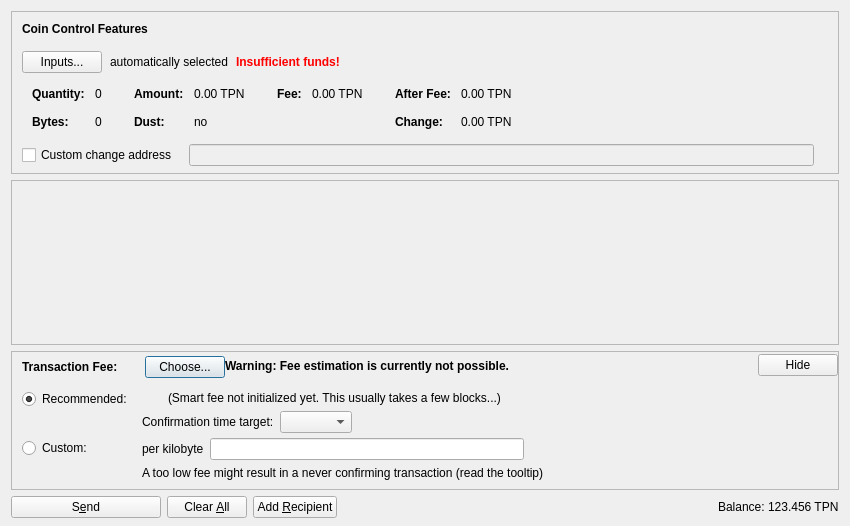
<?xml version="1.0" encoding="UTF-8"?>
<ui version="4.0">
 <class>SendCoinsDialog</class>
 <widget class="QDialog" name="SendCoinsDialog">
  <property name="geometry">
   <rect>
    <x>0</x>
    <y>0</y>
    <width>850</width>
    <height>526</height>
   </rect>
  </property>
  <property name="windowTitle">
   <string>Send Coins</string>
  </property>
  <layout class="QVBoxLayout" name="verticalLayout" stretch="0,1,0,0">
   <property name="bottomMargin">
    <number>8</number>
   </property>
   <item>
    <widget class="QFrame" name="frameCoinControl">
     <property name="sizePolicy">
      <sizepolicy hsizetype="Expanding" vsizetype="Expanding">
       <horstretch>0</horstretch>
       <verstretch>0</verstretch>
      </sizepolicy>
     </property>
     <property name="maximumSize">
      <size>
       <width>16777215</width>
       <height>16777215</height>
      </size>
     </property>
     <property name="frameShape">
      <enum>QFrame::StyledPanel</enum>
     </property>
     <property name="frameShadow">
      <enum>QFrame::Sunken</enum>
     </property>
     <layout class="QVBoxLayout" name="verticalLayoutCoinControl2">
      <property name="spacing">
       <number>0</number>
      </property>
      <property name="leftMargin">
       <number>0</number>
      </property>
      <property name="topMargin">
       <number>0</number>
      </property>
      <property name="rightMargin">
       <number>0</number>
      </property>
      <property name="bottomMargin">
       <number>6</number>
      </property>
      <item>
       <layout class="QVBoxLayout" name="verticalLayoutCoinControl" stretch="0,0,0,0,1">
        <property name="spacing">
         <number>0</number>
        </property>
        <property name="leftMargin">
         <number>10</number>
        </property>
        <property name="topMargin">
         <number>10</number>
        </property>
        <item>
         <layout class="QHBoxLayout" name="horizontalLayoutCoinControl1">
          <property name="bottomMargin">
           <number>15</number>
          </property>
          <item>
           <widget class="QLabel" name="labelCoinControlFeatures">
            <property name="sizePolicy">
             <sizepolicy hsizetype="Preferred" vsizetype="Maximum">
              <horstretch>0</horstretch>
              <verstretch>0</verstretch>
             </sizepolicy>
            </property>
            <property name="font">
             <font>
              <weight>75</weight>
              <bold>true</bold>
             </font>
            </property>
            <property name="styleSheet">
             <string notr="true">font-weight:bold;</string>
            </property>
            <property name="text">
             <string>Coin Control Features</string>
            </property>
           </widget>
          </item>
         </layout>
        </item>
        <item>
         <layout class="QHBoxLayout" name="horizontalLayoutCoinControl2" stretch="0,0,0,0">
          <property name="spacing">
           <number>8</number>
          </property>
          <property name="bottomMargin">
           <number>10</number>
          </property>
          <item>
           <widget class="QPushButton" name="pushButtonCoinControl">
            <property name="styleSheet">
             <string notr="true"/>
            </property>
            <property name="text">
             <string>Inputs...</string>
            </property>
            <property name="autoDefault">
             <bool>false</bool>
            </property>
           </widget>
          </item>
          <item>
           <widget class="QLabel" name="labelCoinControlAutomaticallySelected">
            <property name="text">
             <string>automatically selected</string>
            </property>
            <property name="margin">
             <number>5</number>
            </property>
           </widget>
          </item>
          <item>
           <widget class="QLabel" name="labelCoinControlInsuffFunds">
            <property name="font">
             <font>
              <weight>75</weight>
              <bold>true</bold>
             </font>
            </property>
            <property name="styleSheet">
             <string notr="true">color:red;font-weight:bold;</string>
            </property>
            <property name="text">
             <string>Insufficient funds!</string>
            </property>
            <property name="margin">
             <number>5</number>
            </property>
           </widget>
          </item>
          <item>
           <spacer name="horizontalSpacerCoinControl">
            <property name="orientation">
             <enum>Qt::Horizontal</enum>
            </property>
            <property name="sizeHint" stdset="0">
             <size>
              <width>40</width>
              <height>1</height>
             </size>
            </property>
           </spacer>
          </item>
         </layout>
        </item>
        <item>
         <widget class="QWidget" name="widgetCoinControl" native="true">
          <property name="sizePolicy">
           <sizepolicy hsizetype="Preferred" vsizetype="Preferred">
            <horstretch>0</horstretch>
            <verstretch>0</verstretch>
           </sizepolicy>
          </property>
          <property name="minimumSize">
           <size>
            <width>0</width>
            <height>0</height>
           </size>
          </property>
          <property name="styleSheet">
           <string notr="true"/>
          </property>
          <layout class="QHBoxLayout" name="horizontalLayoutCoinControl5">
           <property name="leftMargin">
            <number>0</number>
           </property>
           <property name="topMargin">
            <number>0</number>
           </property>
           <property name="rightMargin">
            <number>0</number>
           </property>
           <property name="bottomMargin">
            <number>0</number>
           </property>
           <item>
            <layout class="QHBoxLayout" name="horizontalLayoutCoinControl3" stretch="0,0,0,1">
             <property name="spacing">
              <number>20</number>
             </property>
             <property name="topMargin">
              <number>0</number>
             </property>
             <property name="bottomMargin">
              <number>10</number>
             </property>
             <item>
              <layout class="QFormLayout" name="formLayoutCoinControl1">
               <property name="horizontalSpacing">
                <number>10</number>
               </property>
               <property name="verticalSpacing">
                <number>14</number>
               </property>
               <property name="leftMargin">
                <number>10</number>
               </property>
               <property name="topMargin">
                <number>4</number>
               </property>
               <property name="rightMargin">
                <number>6</number>
               </property>
               <item row="0" column="0">
                <widget class="QLabel" name="labelCoinControlQuantityText">
                 <property name="font">
                  <font>
                   <weight>75</weight>
                   <bold>true</bold>
                  </font>
                 </property>
                 <property name="text">
                  <string>Quantity:</string>
                 </property>
                 <property name="margin">
                  <number>0</number>
                 </property>
                </widget>
               </item>
               <item row="0" column="1">
                <widget class="QLabel" name="labelCoinControlQuantity">
                 <property name="cursor">
                  <cursorShape>IBeamCursor</cursorShape>
                 </property>
                 <property name="contextMenuPolicy">
                  <enum>Qt::ActionsContextMenu</enum>
                 </property>
                 <property name="text">
                  <string notr="true">0</string>
                 </property>
                 <property name="margin">
                  <number>0</number>
                 </property>
                 <property name="textInteractionFlags">
                  <set>Qt::LinksAccessibleByMouse|Qt::TextSelectableByKeyboard|Qt::TextSelectableByMouse</set>
                 </property>
                </widget>
               </item>
               <item row="1" column="0">
                <widget class="QLabel" name="labelCoinControlBytesText">
                 <property name="font">
                  <font>
                   <weight>75</weight>
                   <bold>true</bold>
                  </font>
                 </property>
                 <property name="text">
                  <string>Bytes:</string>
                 </property>
                </widget>
               </item>
               <item row="1" column="1">
                <widget class="QLabel" name="labelCoinControlBytes">
                 <property name="cursor">
                  <cursorShape>IBeamCursor</cursorShape>
                 </property>
                 <property name="contextMenuPolicy">
                  <enum>Qt::ActionsContextMenu</enum>
                 </property>
                 <property name="text">
                  <string notr="true">0</string>
                 </property>
                 <property name="textInteractionFlags">
                  <set>Qt::LinksAccessibleByMouse|Qt::TextSelectableByKeyboard|Qt::TextSelectableByMouse</set>
                 </property>
                </widget>
               </item>
              </layout>
             </item>
             <item>
              <layout class="QFormLayout" name="formLayoutCoinControl2">
               <property name="horizontalSpacing">
                <number>10</number>
               </property>
               <property name="verticalSpacing">
                <number>14</number>
               </property>
               <property name="leftMargin">
                <number>6</number>
               </property>
               <property name="topMargin">
                <number>4</number>
               </property>
               <property name="rightMargin">
                <number>6</number>
               </property>
               <item row="0" column="0">
                <widget class="QLabel" name="labelCoinControlAmountText">
                 <property name="font">
                  <font>
                   <weight>75</weight>
                   <bold>true</bold>
                  </font>
                 </property>
                 <property name="text">
                  <string>Amount:</string>
                 </property>
                 <property name="margin">
                  <number>0</number>
                 </property>
                </widget>
               </item>
               <item row="0" column="1">
                <widget class="QLabel" name="labelCoinControlAmount">
                 <property name="cursor">
                  <cursorShape>IBeamCursor</cursorShape>
                 </property>
                 <property name="contextMenuPolicy">
                  <enum>Qt::ActionsContextMenu</enum>
                 </property>
                 <property name="text">
                  <string notr="true">0.00 TPN</string>
                 </property>
                 <property name="textInteractionFlags">
                  <set>Qt::LinksAccessibleByMouse|Qt::TextSelectableByKeyboard|Qt::TextSelectableByMouse</set>
                 </property>
                </widget>
               </item>
               <item row="1" column="0">
                <widget class="QLabel" name="labelCoinControlLowOutputText">
                 <property name="font">
                  <font>
                   <weight>75</weight>
                   <bold>true</bold>
                  </font>
                 </property>
                 <property name="text">
                  <string>Dust:</string>
                 </property>
                </widget>
               </item>
               <item row="1" column="1">
                <widget class="QLabel" name="labelCoinControlLowOutput">
                 <property name="cursor">
                  <cursorShape>IBeamCursor</cursorShape>
                 </property>
                 <property name="contextMenuPolicy">
                  <enum>Qt::ActionsContextMenu</enum>
                 </property>
                 <property name="text">
                  <string notr="true">no</string>
                 </property>
                 <property name="textInteractionFlags">
                  <set>Qt::LinksAccessibleByMouse|Qt::TextSelectableByKeyboard|Qt::TextSelectableByMouse</set>
                 </property>
                </widget>
               </item>
              </layout>
             </item>
             <item>
              <layout class="QFormLayout" name="formLayoutCoinControl3">
               <property name="horizontalSpacing">
                <number>10</number>
               </property>
               <property name="verticalSpacing">
                <number>14</number>
               </property>
               <property name="leftMargin">
                <number>6</number>
               </property>
               <property name="topMargin">
                <number>4</number>
               </property>
               <property name="rightMargin">
                <number>6</number>
               </property>
               <item row="0" column="0">
                <widget class="QLabel" name="labelCoinControlFeeText">
                 <property name="font">
                  <font>
                   <weight>75</weight>
                   <bold>true</bold>
                  </font>
                 </property>
                 <property name="text">
                  <string>Fee:</string>
                 </property>
                 <property name="margin">
                  <number>0</number>
                 </property>
                </widget>
               </item>
               <item row="0" column="1">
                <widget class="QLabel" name="labelCoinControlFee">
                 <property name="cursor">
                  <cursorShape>IBeamCursor</cursorShape>
                 </property>
                 <property name="contextMenuPolicy">
                  <enum>Qt::ActionsContextMenu</enum>
                 </property>
                 <property name="text">
                  <string notr="true">0.00 TPN</string>
                 </property>
                 <property name="textInteractionFlags">
                  <set>Qt::LinksAccessibleByMouse|Qt::TextSelectableByKeyboard|Qt::TextSelectableByMouse</set>
                 </property>
                </widget>
               </item>
              </layout>
             </item>
             <item>
              <layout class="QFormLayout" name="formLayoutCoinControl4">
               <property name="horizontalSpacing">
                <number>10</number>
               </property>
               <property name="verticalSpacing">
                <number>14</number>
               </property>
               <property name="leftMargin">
                <number>6</number>
               </property>
               <property name="topMargin">
                <number>4</number>
               </property>
               <property name="rightMargin">
                <number>6</number>
               </property>
               <item row="0" column="0">
                <widget class="QLabel" name="labelCoinControlAfterFeeText">
                 <property name="font">
                  <font>
                   <weight>75</weight>
                   <bold>true</bold>
                  </font>
                 </property>
                 <property name="text">
                  <string>After Fee:</string>
                 </property>
                 <property name="margin">
                  <number>0</number>
                 </property>
                </widget>
               </item>
               <item row="0" column="1">
                <widget class="QLabel" name="labelCoinControlAfterFee">
                 <property name="cursor">
                  <cursorShape>IBeamCursor</cursorShape>
                 </property>
                 <property name="contextMenuPolicy">
                  <enum>Qt::ActionsContextMenu</enum>
                 </property>
                 <property name="text">
                  <string notr="true">0.00 TPN</string>
                 </property>
                 <property name="textInteractionFlags">
                  <set>Qt::LinksAccessibleByMouse|Qt::TextSelectableByKeyboard|Qt::TextSelectableByMouse</set>
                 </property>
                </widget>
               </item>
               <item row="1" column="0">
                <widget class="QLabel" name="labelCoinControlChangeText">
                 <property name="font">
                  <font>
                   <weight>75</weight>
                   <bold>true</bold>
                  </font>
                 </property>
                 <property name="text">
                  <string>Change:</string>
                 </property>
                </widget>
               </item>
               <item row="1" column="1">
                <widget class="QLabel" name="labelCoinControlChange">
                 <property name="cursor">
                  <cursorShape>IBeamCursor</cursorShape>
                 </property>
                 <property name="contextMenuPolicy">
                  <enum>Qt::ActionsContextMenu</enum>
                 </property>
                 <property name="text">
                  <string notr="true">0.00 TPN</string>
                 </property>
                 <property name="textInteractionFlags">
                  <set>Qt::LinksAccessibleByMouse|Qt::TextSelectableByKeyboard|Qt::TextSelectableByMouse</set>
                 </property>
                </widget>
               </item>
              </layout>
             </item>
            </layout>
           </item>
          </layout>
         </widget>
        </item>
        <item>
         <layout class="QHBoxLayout" name="horizontalLayoutCoinControl4" stretch="0,0,0">
          <property name="spacing">
           <number>12</number>
          </property>
          <property name="sizeConstraint">
           <enum>QLayout::SetDefaultConstraint</enum>
          </property>
          <property name="topMargin">
           <number>5</number>
          </property>
          <property name="rightMargin">
           <number>5</number>
          </property>
          <item>
           <widget class="QCheckBox" name="checkBoxCoinControlChange">
            <property name="toolTip">
             <string>If this is activated, but the change address is empty or invalid, change will be sent to a newly generated address.</string>
            </property>
            <property name="text">
             <string>Custom change address</string>
            </property>
           </widget>
          </item>
          <item>
           <widget class="QValidatedLineEdit" name="lineEditCoinControlChange">
            <property name="enabled">
             <bool>false</bool>
            </property>
            <property name="sizePolicy">
             <sizepolicy hsizetype="Expanding" vsizetype="Fixed">
              <horstretch>0</horstretch>
              <verstretch>0</verstretch>
             </sizepolicy>
            </property>
           </widget>
          </item>
          <item>
           <widget class="QLabel" name="labelCoinControlChangeLabel">
            <property name="sizePolicy">
             <sizepolicy hsizetype="Preferred" vsizetype="Expanding">
              <horstretch>0</horstretch>
              <verstretch>0</verstretch>
             </sizepolicy>
            </property>
            <property name="minimumSize">
             <size>
              <width>0</width>
              <height>0</height>
             </size>
            </property>
            <property name="text">
             <string/>
            </property>
            <property name="margin">
             <number>3</number>
            </property>
           </widget>
          </item>
         </layout>
        </item>
        <item>
         <spacer name="verticalSpacerCoinControl">
          <property name="orientation">
           <enum>Qt::Vertical</enum>
          </property>
          <property name="sizeHint" stdset="0">
           <size>
            <width>800</width>
            <height>1</height>
           </size>
          </property>
         </spacer>
        </item>
       </layout>
      </item>
     </layout>
    </widget>
   </item>
   <item>
    <widget class="QScrollArea" name="scrollArea">
     <property name="widgetResizable">
      <bool>true</bool>
     </property>
     <widget class="QWidget" name="scrollAreaWidgetContents">
      <property name="geometry">
       <rect>
        <x>0</x>
        <y>0</y>
        <width>830</width>
        <height>104</height>
       </rect>
      </property>
      <layout class="QVBoxLayout" name="verticalLayout_2" stretch="0,1">
       <property name="leftMargin">
        <number>0</number>
       </property>
       <property name="topMargin">
        <number>0</number>
       </property>
       <property name="rightMargin">
        <number>0</number>
       </property>
       <property name="bottomMargin">
        <number>0</number>
       </property>
       <item>
        <layout class="QVBoxLayout" name="entries">
         <property name="spacing">
          <number>6</number>
         </property>
        </layout>
       </item>
       <item>
        <spacer name="verticalSpacer">
         <property name="orientation">
          <enum>Qt::Vertical</enum>
         </property>
         <property name="sizeHint" stdset="0">
          <size>
           <width>20</width>
           <height>40</height>
          </size>
         </property>
        </spacer>
       </item>
      </layout>
     </widget>
    </widget>
   </item>
   <item>
    <widget class="QFrame" name="frameFee">
     <property name="sizePolicy">
      <sizepolicy hsizetype="Expanding" vsizetype="Expanding">
       <horstretch>0</horstretch>
       <verstretch>0</verstretch>
      </sizepolicy>
     </property>
     <property name="maximumSize">
      <size>
       <width>16777215</width>
       <height>16777215</height>
      </size>
     </property>
     <property name="frameShape">
      <enum>QFrame::StyledPanel</enum>
     </property>
     <property name="frameShadow">
      <enum>QFrame::Sunken</enum>
     </property>
     <layout class="QVBoxLayout" name="verticalLayoutFee1">
      <property name="spacing">
       <number>0</number>
      </property>
      <property name="leftMargin">
       <number>0</number>
      </property>
      <property name="topMargin">
       <number>0</number>
      </property>
      <property name="rightMargin">
       <number>0</number>
      </property>
      <property name="bottomMargin">
       <number>0</number>
      </property>
      <item>
       <layout class="QVBoxLayout" name="verticalLayoutFee2" stretch="0,0,0">
        <property name="spacing">
         <number>0</number>
        </property>
        <property name="leftMargin">
         <number>10</number>
        </property>
        <property name="topMargin">
         <number>0</number>
        </property>
        <item>
         <layout class="QHBoxLayout" name="horizontalLayoutFee1">
          <property name="bottomMargin">
           <number>0</number>
          </property>
          <item>
           <layout class="QVBoxLayout" name="verticalLayoutFee7">
            <property name="spacing">
             <number>0</number>
            </property>
            <item>
             <spacer name="verticalSpacerSmartFee">
              <property name="orientation">
               <enum>Qt::Vertical</enum>
              </property>
              <property name="sizeType">
               <enum>QSizePolicy::Fixed</enum>
              </property>
              <property name="sizeHint" stdset="0">
               <size>
                <width>1</width>
                <height>4</height>
               </size>
              </property>
             </spacer>
            </item>
            <item>
             <layout class="QHBoxLayout" name="horizontalLayoutSmartFee">
              <property name="spacing">
               <number>10</number>
              </property>
              <item>
               <widget class="QLabel" name="labelFeeHeadline">
                <property name="sizePolicy">
                 <sizepolicy hsizetype="Preferred" vsizetype="Maximum">
                  <horstretch>0</horstretch>
                  <verstretch>0</verstretch>
                 </sizepolicy>
                </property>
                <property name="font">
                 <font>
                  <weight>75</weight>
                  <bold>true</bold>
                 </font>
                </property>
                <property name="styleSheet">
                 <string notr="true">font-weight:bold;</string>
                </property>
                <property name="text">
                 <string>Transaction Fee:</string>
                </property>
               </widget>
              </item>
              <item>
               <widget class="QLabel" name="labelFeeMinimized">
                <property name="text">
                 <string/>
                </property>
               </widget>
              </item>
              <item>
               <widget class="QPushButton" name="buttonChooseFee">
                <property name="text">
                 <string>Choose...</string>
                </property>
               </widget>
              </item>
             </layout>
            </item>
            <item>
             <spacer name="verticalSpacer_5">
              <property name="orientation">
               <enum>Qt::Vertical</enum>
              </property>
              <property name="sizeHint" stdset="0">
               <size>
                <width>1</width>
                <height>1</height>
               </size>
              </property>
             </spacer>
            </item>
           </layout>
          </item>
          <item>
           <widget class="QLabel" name="fallbackFeeWarningLabel">
            <property name="toolTip">
             <string>Using the fallbackfee can result in sending a transaction that will take several hours or days (or never) to confirm. Consider choosing your fee manually or wait until you have validated the complete chain.</string>
            </property>
            <property name="font">
            <font>
                <weight>75</weight>
                <bold>true</bold>
            </font>
            </property>
            <property name="text">
             <string>Warning: Fee estimation is currently not possible.</string>
            </property>
            <property name="wordWrap">
             <bool>false</bool>
            </property>
           </widget>
          </item>
          <item>
           <spacer name="horizontalSpacer_4">
            <property name="orientation">
             <enum>Qt::Horizontal</enum>
            </property>
            <property name="sizeType">
             <enum>QSizePolicy::MinimumExpanding</enum>
            </property>
            <property name="sizeHint" stdset="0">
             <size>
              <width>40</width>
              <height>20</height>
             </size>
            </property>
           </spacer>
          </item>
          <item>
           <widget class="QPushButton" name="buttonMinimizeFee">
            <property name="toolTip">
             <string>collapse fee-settings</string>
            </property>
            <property name="text">
             <string>Hide</string>
            </property>
           </widget>
          </item>
         </layout>
        </item>
        <item>
         <widget class="QFrame" name="frameFeeSelection">
          <layout class="QVBoxLayout" name="verticalLayoutFee12">
           <property name="spacing">
            <number>0</number>
           </property>
           <property name="leftMargin">
            <number>0</number>
           </property>
           <property name="topMargin">
            <number>0</number>
           </property>
           <property name="rightMargin">
            <number>0</number>
           </property>
           <property name="bottomMargin">
            <number>0</number>
           </property>
           <item>
            <layout class="QGridLayout" name="gridLayoutFee">
             <property name="topMargin">
              <number>10</number>
             </property>
             <property name="bottomMargin">
              <number>4</number>
             </property>
             <property name="horizontalSpacing">
              <number>10</number>
             </property>
             <property name="verticalSpacing">
              <number>4</number>
             </property>
             <item row="1" column="1">
              <layout class="QVBoxLayout" name="verticalLayoutFee8">
               <property name="spacing">
                <number>6</number>
               </property>
               <item>
                <layout class="QHBoxLayout" name="horizontalLayoutFee13">
                 <item>
                  <widget class="QLabel" name="labelCustomPerKilobyte">
                   <property name="toolTip">
                    <string>Specify a custom fee per kB (1,000 bytes) of the transaction's virtual size.

Note:  Since the fee is calculated on a per-byte basis, a fee of "100 satoshis per kB" for a transaction size of 500 bytes (half of 1 kB) would ultimately yield a fee of only 50 satoshis.</string>
                   </property>
                   <property name="text">
                    <string>per kilobyte</string>
                   </property>
                  </widget>
                 </item>
                 <item>
                  <widget class="BitcoinAmountField" name="customFee"/>
                 </item>
                 <item>
                  <spacer name="horizontalSpacer_6">
                   <property name="orientation">
                    <enum>Qt::Horizontal</enum>
                   </property>
                   <property name="sizeHint" stdset="0">
                    <size>
                     <width>1</width>
                     <height>1</height>
                    </size>
                   </property>
                  </spacer>
                 </item>
                </layout>
               </item>
               <item>
                <layout class="QHBoxLayout" name="horizontalLayoutFee8">
                 <item>
                  <widget class="QLabel" name="labelCustomFeeWarning">
                   <property name="enabled">
                    <bool>true</bool>
                   </property>
                   <property name="toolTip">
                    <string>When there is less transaction volume than space in the blocks, miners as well as relaying nodes may enforce a minimum fee. Paying only this minimum fee is just fine, but be aware that this can result in a never confirming transaction once there is more demand for tipuscoin transactions than the network can process.</string>
                   </property>
                   <property name="text">
                    <string>A too low fee might result in a never confirming transaction (read the tooltip)</string>
                   </property>
                  </widget>
                 </item>
                 <item>
                  <spacer name="horizontalSpacer_2">
                   <property name="orientation">
                    <enum>Qt::Horizontal</enum>
                   </property>
                   <property name="sizeHint" stdset="0">
                    <size>
                     <width>1</width>
                     <height>1</height>
                    </size>
                   </property>
                  </spacer>
                 </item>
                </layout>
               </item>
              </layout>
             </item>
             <item row="0" column="0">
              <layout class="QVBoxLayout" name="verticalLayoutFee4" stretch="0,1">
               <item>
                <widget class="QRadioButton" name="radioSmartFee">
                 <property name="text">
                  <string>Recommended:</string>
                 </property>
                 <property name="checked">
                  <bool>true</bool>
                 </property>
                 <attribute name="buttonGroup">
                  <string notr="true">groupFee</string>
                 </attribute>
                </widget>
               </item>
               <item>
                <spacer name="verticalSpacer_2">
                 <property name="orientation">
                  <enum>Qt::Vertical</enum>
                 </property>
                 <property name="sizeHint" stdset="0">
                  <size>
                   <width>1</width>
                   <height>1</height>
                  </size>
                 </property>
                </spacer>
               </item>
              </layout>
             </item>
             <item row="1" column="0">
              <layout class="QVBoxLayout" name="verticalLayoutFee9" stretch="0,1">
               <item>
                <widget class="QRadioButton" name="radioCustomFee">
                 <property name="text">
                  <string>Custom:</string>
                 </property>
                 <attribute name="buttonGroup">
                  <string notr="true">groupFee</string>
                 </attribute>
                </widget>
               </item>
               <item>
                <spacer name="verticalSpacer_6">
                 <property name="orientation">
                  <enum>Qt::Vertical</enum>
                 </property>
                 <property name="sizeHint" stdset="0">
                  <size>
                   <width>1</width>
                   <height>1</height>
                  </size>
                 </property>
                </spacer>
               </item>
              </layout>
             </item>
             <item row="0" column="1">
              <layout class="QVBoxLayout" name="verticalLayoutFee3" stretch="0,0,1">
               <property name="spacing">
                <number>6</number>
               </property>
               <property name="topMargin">
                <number>2</number>
               </property>
               <item>
                <layout class="QHBoxLayout" name="horizontalLayoutFee12">
                 <item>
                  <widget class="QLabel" name="labelSmartFee">
                   <property name="text">
                    <string/>
                   </property>
                  </widget>
                 </item>
                 <item>
                  <widget class="QLabel" name="labelFeeEstimation">
                   <property name="text">
                    <string/>
                   </property>
                  </widget>
                 </item>
                 <item>
                  <widget class="QLabel" name="labelSmartFee2">
                   <property name="text">
                    <string>(Smart fee not initialized yet. This usually takes a few blocks...)</string>
                   </property>
                  </widget>
                 </item>
                 <item>
                  <spacer name="horizontalSpacer_5">
                   <property name="orientation">
                    <enum>Qt::Horizontal</enum>
                   </property>
                   <property name="sizeHint" stdset="0">
                    <size>
                     <width>1</width>
                     <height>1</height>
                    </size>
                   </property>
                  </spacer>
                 </item>
                </layout>
               </item>
               <item>
                <layout class="QHBoxLayout" name="horizontalLayoutFee9">
                 <item>
                  <layout class="QVBoxLayout" name="verticalLayoutFee6">
                   <item>
                    <widget class="QLabel" name="labelSmartFee3">
                     <property name="text">
                      <string>Confirmation time target:</string>
                     </property>
                    </widget>
                   </item>
                  </layout>
                 </item>
                 <item>
                  <layout class="QVBoxLayout" name="verticalLayoutFee5">
                   <property name="rightMargin">
                    <number>30</number>
                   </property>
                   <item>
                    <layout class="QHBoxLayout" name="horizontalLayoutConfTarget">
                     <property name="bottomMargin">
                      <number>0</number>
                     </property>
                     <item>
                      <widget class="QComboBox" name="confTargetSelector"/>
                     </item>
                     <item>
                      <spacer name="horizontalSpacerConfTarget">
                       <property name="orientation">
                        <enum>Qt::Horizontal</enum>
                       </property>
                       <property name="sizeHint" stdset="0">
                        <size>
                         <width>40</width>
                         <height>20</height>
                        </size>
                       </property>
                      </spacer>
                     </item>
                    </layout>
                   </item>
                  </layout>
                 </item>
                </layout>
               </item>
               <item>
                <spacer name="verticalSpacer_4">
                 <property name="orientation">
                  <enum>Qt::Vertical</enum>
                 </property>
                 <property name="sizeHint" stdset="0">
                  <size>
                   <width>1</width>
                   <height>1</height>
                  </size>
                 </property>
                </spacer>
               </item>
              </layout>
             </item>
            </layout>
           </item>
          </layout>
         </widget>
        </item>
        <item>
         <spacer name="verticalSpacerFee">
          <property name="orientation">
           <enum>Qt::Vertical</enum>
          </property>
          <property name="sizeHint" stdset="0">
           <size>
            <width>40</width>
            <height>5</height>
           </size>
          </property>
         </spacer>
        </item>
       </layout>
      </item>
     </layout>
    </widget>
   </item>
   <item>
    <layout class="QHBoxLayout" name="horizontalLayout">
     <item>
      <widget class="QPushButton" name="sendButton">
       <property name="minimumSize">
        <size>
         <width>150</width>
         <height>0</height>
        </size>
       </property>
       <property name="toolTip">
        <string>Confirm the send action</string>
       </property>
       <property name="text">
        <string>S&amp;end</string>
       </property>
       <property name="icon">
        <iconset resource="../bitcoin.qrc">
         <normaloff>:/icons/send</normaloff>:/icons/send</iconset>
       </property>
       <property name="autoDefault">
        <bool>false</bool>
       </property>
       <property name="default">
        <bool>false</bool>
       </property>
      </widget>
     </item>
     <item>
      <widget class="QPushButton" name="clearButton">
       <property name="sizePolicy">
        <sizepolicy hsizetype="Minimum" vsizetype="Fixed">
         <horstretch>0</horstretch>
         <verstretch>0</verstretch>
        </sizepolicy>
       </property>
       <property name="toolTip">
        <string>Clear all fields of the form.</string>
       </property>
       <property name="text">
        <string>Clear &amp;All</string>
       </property>
       <property name="icon">
        <iconset resource="../bitcoin.qrc">
         <normaloff>:/icons/remove</normaloff>:/icons/remove</iconset>
       </property>
       <property name="autoDefault">
        <bool>false</bool>
       </property>
      </widget>
     </item>
     <item>
      <widget class="QPushButton" name="addButton">
       <property name="toolTip">
        <string>Send to multiple recipients at once</string>
       </property>
       <property name="text">
        <string>Add &amp;Recipient</string>
       </property>
       <property name="icon">
        <iconset resource="../bitcoin.qrc">
         <normaloff>:/icons/add</normaloff>:/icons/add</iconset>
       </property>
       <property name="autoDefault">
        <bool>false</bool>
       </property>
      </widget>
     </item>
     <item>
      <spacer name="horizontalSpacer">
       <property name="orientation">
        <enum>Qt::Horizontal</enum>
       </property>
       <property name="sizeHint" stdset="0">
        <size>
         <width>40</width>
         <height>20</height>
        </size>
       </property>
      </spacer>
     </item>
     <item>
      <layout class="QHBoxLayout" name="horizontalLayout_2">
       <property name="spacing">
        <number>3</number>
       </property>
       <item>
        <widget class="QLabel" name="label">
         <property name="sizePolicy">
          <sizepolicy hsizetype="Preferred" vsizetype="Fixed">
           <horstretch>0</horstretch>
           <verstretch>0</verstretch>
          </sizepolicy>
         </property>
         <property name="text">
          <string>Balance:</string>
         </property>
        </widget>
       </item>
       <item>
        <widget class="QLabel" name="labelBalance">
         <property name="sizePolicy">
          <sizepolicy hsizetype="Preferred" vsizetype="Fixed">
           <horstretch>0</horstretch>
           <verstretch>0</verstretch>
          </sizepolicy>
         </property>
         <property name="cursor">
          <cursorShape>IBeamCursor</cursorShape>
         </property>
         <property name="text">
          <string notr="true">123.456 TPN</string>
         </property>
         <property name="textInteractionFlags">
          <set>Qt::LinksAccessibleByMouse|Qt::TextSelectableByKeyboard|Qt::TextSelectableByMouse</set>
         </property>
        </widget>
       </item>
      </layout>
     </item>
    </layout>
   </item>
  </layout>
 </widget>
 <customwidgets>
  <customwidget>
   <class>QValidatedLineEdit</class>
   <extends>QLineEdit</extends>
   <header>qt/qvalidatedlineedit.h</header>
  </customwidget>
  <customwidget>
   <class>BitcoinAmountField</class>
   <extends>QLineEdit</extends>
   <header>qt/bitcoinamountfield.h</header>
   <container>1</container>
  </customwidget>
 </customwidgets>
 <resources>
  <include location="../bitcoin.qrc"/>
 </resources>
 <connections/>
 <buttongroups>
  <buttongroup name="groupFee"/>
 </buttongroups>
</ui>
